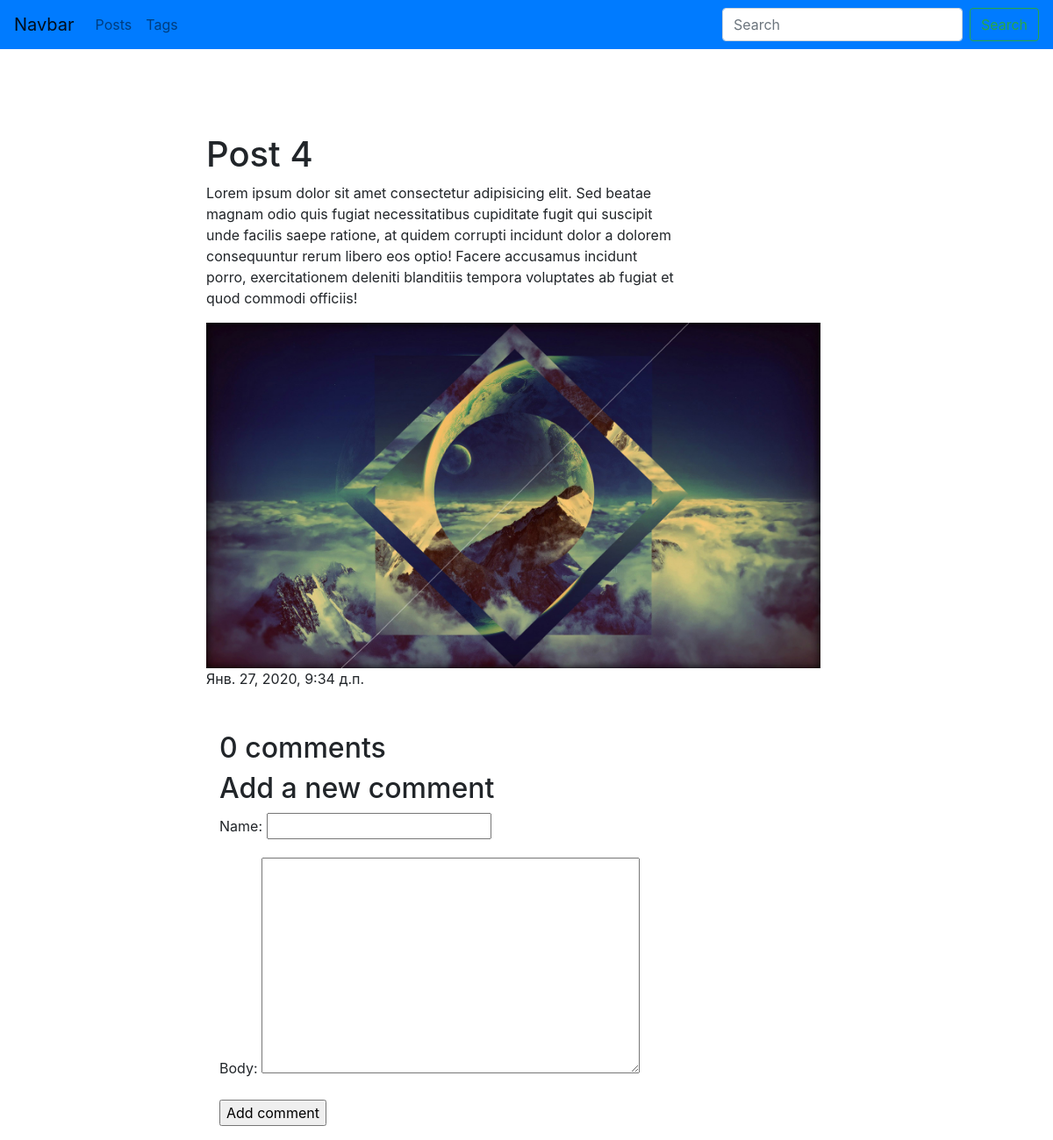
Page /post/post-4-1580117657/ on the earlier database version.
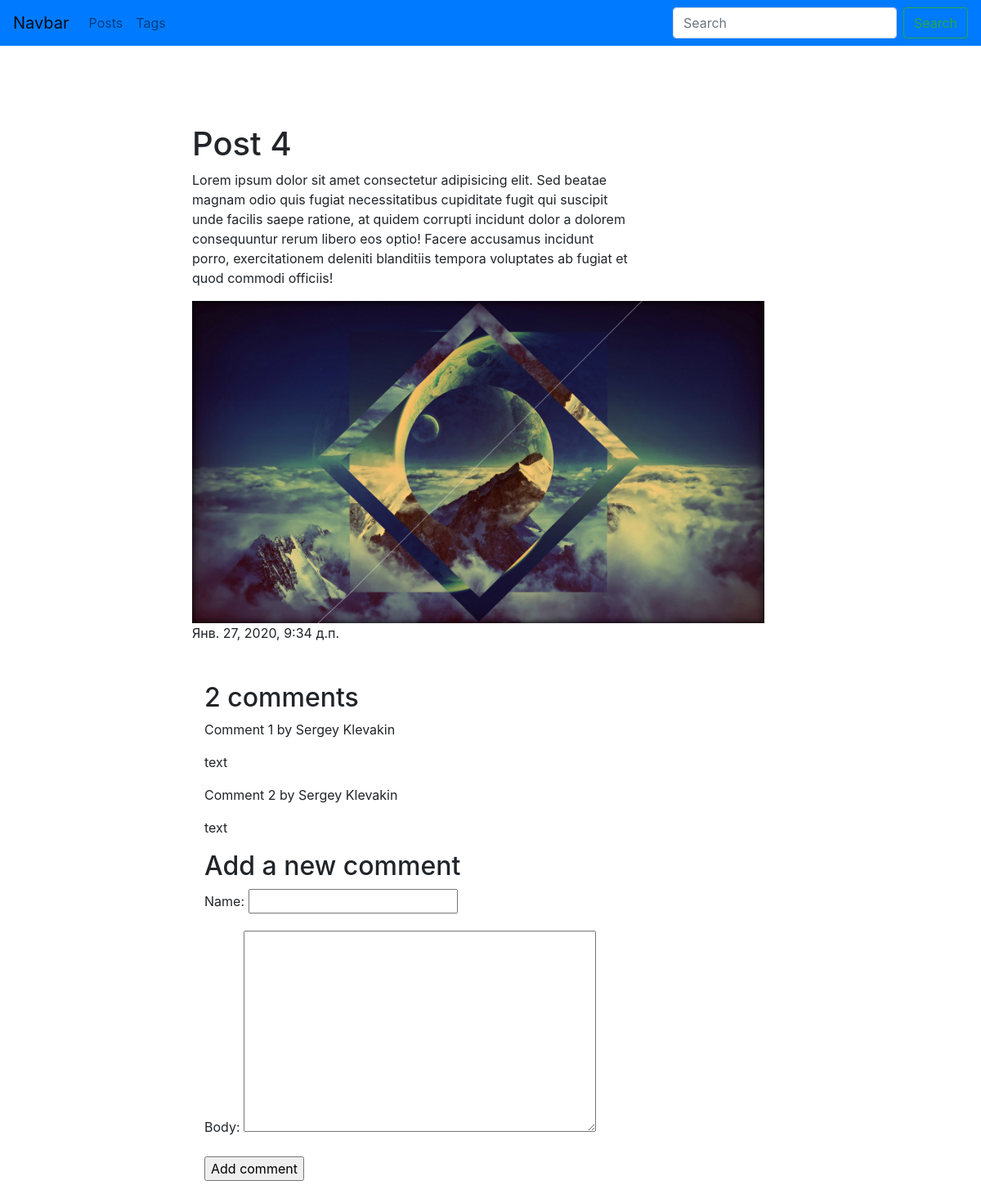
Same page on the later database version.
### blog/models.py (models this page shows, shortened)
class Comment(models.Model):
    post = models.ForeignKey(Post, on_delete=models.CASCADE, related_name='comments')
    name = models.CharField(max_length=255)
    body = models.TextField()
    created_at = models.DateTimeField(auto_now_add=True)
    updated_at = models.DateTimeField(auto_now=True)
    active = models.BooleanField(default=True)
    class Meta:
        ordering = ('created_at',)

### blog/views.py (the view, shortened to what this page needs)
# urls.py: path('post/<str:slug>/', PostDetail.as_view(), name='post_detail_url'),
class PostDetail(View):
    def get(self, request, slug):
        post = get_object_or_404(Post, slug__iexact= slug )
        comments = post.comments.filter(active=True)
        comment_form = CommentForm()
        return render(request, 'blog/post_detail.html', {'post': post, 'comments': comments, 'comment_form': comment_form})

### blog/forms.py
class CommentForm(forms.ModelForm):
    class Meta:
        model = Comment
        fields = ('name', 'body')

### blog/templates/blog/post_detail.html (shortened to what this page needs)
{% extends 'blog/base_blog.html' %}
{% block content %}
    <h1 class="mt-5" >{{post.title}}</h1>
    <p >{{post.body}}</p>
    <img src="{{post.image.url}} " width="700">
    <p>{{post.date_pub}}</p>
    <div class="container mt-5 ">
    {% with comments.count as total_comments %}
        <h2>{{ total_comments }} comment{{ total_comments|pluralize }}</h2>
    {% endwith %}
    {% for comment in comments %}
    <div class="comment">
        <p class="info" >
            Comment {{forloop.counter}} by <span>{{comment.name}}</span>
        </p>
        {{comment.body|linebreaks}}
    </div>
    {% endfor %}
    {% if new_comment %}
    <h2>Your comment has been added</h2>
    {% else %}
    <h2> Add a new comment</h2>
    <form method="POST" >
        {{ comment_form.as_p }}
        <p><input type="submit" value="Add comment" ></p>
    </form>
    {% endif %}
</div>
{% endblock %}

Differences in the rows shown:
added Comment: name "Sergey Klevakin", body "text"
added Comment: name "Sergey Klevakin", body "text"
Other differences:
{{ total_comments }}: "0" → "2"
